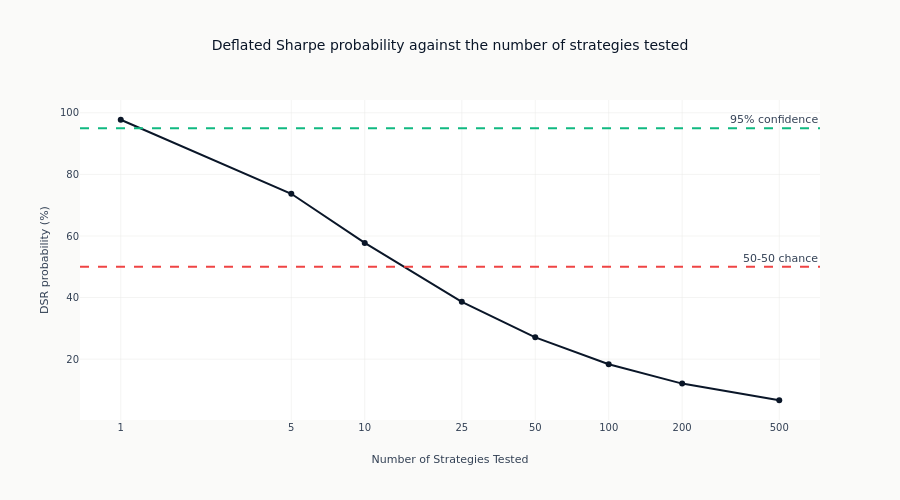

Notebook code for this chart:
### Code cell
# Visualize DSR decay with number of trials
fig = go.Figure()
fig.add_trace(
    go.Scatter(
        x=dsr_df.get_column("n_trials").to_list(),
        y=(dsr_df.get_column("dsr_probability") * 100).to_list(),
        mode="lines+markers",
        name="DSR Probability",
        line={"color": COLORS["blue"], "width": 2},
    )
)
fig.add_hline(
    y=95,
    line_dash="dash",
    line_color=COLORS["positive"],
    annotation_text="95% confidence",
)
fig.add_hline(
    y=50,
    line_dash="dash",
    line_color=COLORS["negative"],
    annotation_text="50-50 chance",
)
fig.update_layout(
    title="Deflated Sharpe probability against the number of strategies tested",
    xaxis_title="Number of Strategies Tested",
    yaxis_title="DSR probability (%)",
    xaxis_type="log",
    height=500,
)
_n_trials_ticks = dsr_df.get_column("n_trials").to_list()
fig.update_xaxes(
    tickmode="array",
    tickvals=_n_trials_ticks,
    ticktext=[str(t) for t in _n_trials_ticks],
)
show_plotly_with_alt(
    fig,
    f"Line chart of the deflated Sharpe probability in percent against the number of strategies "
    "tested, on a logarithmic axis, with dashed reference lines at 95 percent and at 50. One "
    f"observed Sharpe of {SELECTED_SHARPE} is held fixed throughout. The curve falls from "
    f"{dsr_df['dsr_probability'].max() * 100:.0f} percent at "
    f"{dsr_df['n_trials'].min():,} strategies to "
    f"{dsr_df['dsr_probability'].min() * 100:.0f} percent at {dsr_df['n_trials'].max():,}. The "
    "estimate never moved; only the number of strategies it was chosen from did.",
)

### Figure 1 — Plotly figure (JSON) as saved in the notebook; plotly's stock layout.template omitted (floating-point values rounded to 4 significant figures)
{"data": [{"line": {"color": "#0a1628", "width": 2}, "mode": "lines+markers", "name": "DSR Probability", "type": "scatter", "x": [1, 5, 10, 25, 50, 100, 200, 500], "y": [97.75, 73.72, 57.77, 38.62, 27.1, 18.36, 12.07, 6.664]}], "layout": {"annotations": [{"showarrow": false, "text": "95% confidence", "x": 1, "xanchor": "right", "xref": "x domain", "y": 95, "yanchor": "bottom", "yref": "y"}, {"showarrow": false, "text": "50-50 chance", "x": 1, "xanchor": "right", "xref": "x domain", "y": 50, "yanchor": "bottom", "yref": "y"}], "height": 500, "shapes": [{"line": {"color": "#10b981", "dash": "dash"}, "type": "line", "x0": 0, "x1": 1, "xref": "x domain", "y0": 95, "y1": 95, "yref": "y"}, {"line": {"color": "#ef4444", "dash": "dash"}, "type": "line", "x0": 0, "x1": 1, "xref": "x domain", "y0": 50, "y1": 50, "yref": "y"}], "title": {"text": "Deflated Sharpe probability against the number of strategies tested"}, "xaxis": {"tickmode": "array", "ticktext": ["1", "5", "10", "25", "50", "100", "200", "500"], "tickvals": [1, 5, 10, 25, 50, 100, 200, 500], "title": {"text": "Number of Strategies Tested"}, "type": "log"}, "yaxis": {"title": {"text": "DSR probability (%)"}}}}
